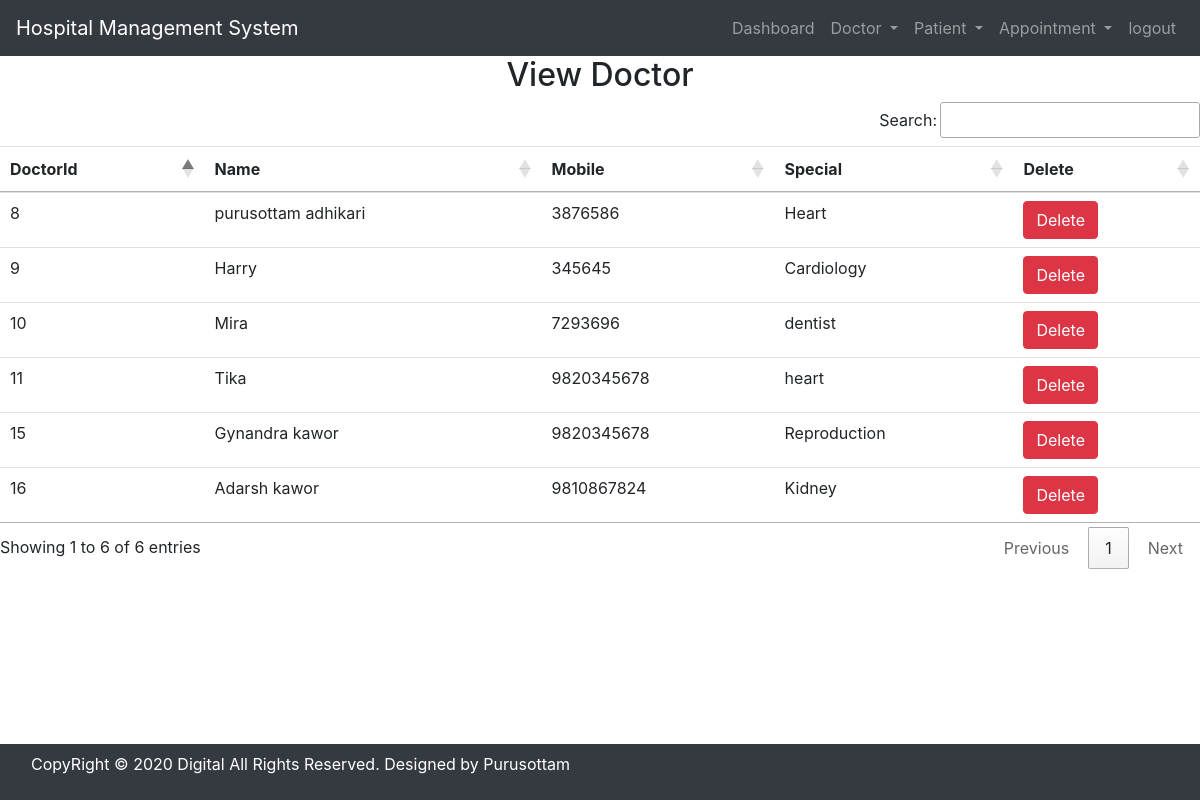
/view_doctor/ (signed in), run on the app's committed database.
### hospital/models.py (models this page shows, shortened)
class Doctor(models.Model):
    Name = models.CharField(max_length=50)
    mobile = models.IntegerField()
    special = models.CharField(max_length=50)

### hospital/views.py (the view)
# urls.py: path('view_doctor/', View_Doctor, name='view_doctor'),
def View_Doctor(request):
    if not request.user.is_staff:
        return redirect('login')
    doc = Doctor.objects.all()
    d = {'doc': doc}
    return render(request, 'view_doctor.html', d)

### hospital/templates/view_doctor.html
{% include 'base.html' %}
{% include 'navigation.html' %}
{% block content %}
<div>
    <h2 class="text-center">View Doctor</h2>
    <table id="example" class="table table-hover">
        <thead>
            <tr>
                <th>DoctorId</th>
                <th>Name</th>
                <th>Mobile</th>
                <th>Special</th>
                <th>Delete</th>
            </tr>
        </thead>
        <tbody>
            {% for i in doc %}
            <tr>
                <td>{{i.id}}</td>
                <td>{{i.Name}}</td>
                <td>{{i.mobile}}</td>
                <td>{{i.special}}</td>
                <td><a href="{% url 'delete_doctor' i.id %}"
                        onclick="return confirm('Are you sure you wannt to delete?')" class="btn btn-danger">Delete</a>
                </td>
            </tr>
            {% endfor %}
        </tbody>
    </table>
</div>
{% endblock content%}
{% include 'footer.html' %}

### hospital/templates/base.html (shortened to what this page needs)
{% load static %}
<!DOCTYPE html>
<html lang="en">
<head>
    <link rel="stylesheet" href="https://maxcdn.bootstrapcdn.com/bootstrap/4.5.2/css/bootstrap.min.css">
    <link rel="stylesheet" href="https://use.fontawesome.com/releases/v5.7.0/css/all.css">
    <link rel="stylesheet" type="text/css" href="{% static 'css/mystyle.css' %}">
    <link rel="stylesheet" href="https://cdn.datatables.net/1.10.22/css/jquery.dataTables.min.css" />
    <link rel="stylesheet" href="https://cdn.datatables.net/buttons/1.6.5/css/buttons.dataTables.min.css" />
</head>
<body>
</body>
</html>

### hospital/templates/navigation.html (shortened to what this page needs)
<nav class="navbar navbar-expand-lg navbar-dark bg-dark">
    <a class="navbar-brand" href="{% url 'home' %}">Hospital Management System</a>
    <div class="collapse navbar-collapse" id="navbarSupportedContent">
        <ul class="navbar-nav ml-auto">
            {% if request.user.is_staff %}
            <li class="nav-item">
                <a class="nav-link" href="{% url 'dashboard' %}">Dashboard <span class="sr-only">(current)</span></a>
            </li>
            <li class="nav-item dropdown">
                <a class="nav-link dropdown-toggle" href="#" id="navbarDropdown" role="button" data-toggle="dropdown"
                    aria-haspopup="true" aria-expanded="false">
                    Doctor
                </a>
            </li>
            <li class="nav-item dropdown">
                <a class="nav-link dropdown-toggle" href="#" id="navbarDropdown" role="button" data-toggle="dropdown"
                    aria-haspopup="true" aria-expanded="false">
                    Patient
                </a>
            </li>
            <li class="nav-item dropdown">
                <a class="nav-link dropdown-toggle" href="#" id="navbarDropdown" role="button" data-toggle="dropdown"
                    aria-haspopup="true" aria-expanded="false">
                    Appointment
                </a>
            </li>
            <li class="nav-item">
                <a class="nav-link" href="{% url 'logout_admin' %}">logout</a>
            </li>
            {% endif %}
        </ul>
    </div>
</nav>

### hospital/templates/footer.html
<nav class="navbar navbar-expand-sm bg-dark navbar-dark fixed-bottom mt-5">
    <div class="footer-bottom">
        <div class="container">
            <div class="row">
                <div class="col-sm-12 text-center">
                    <div class="copyright-text text-center">
                        <p class="text-white text-center">CopyRight © 2020 Digital All Rights Reserved. Designed by
                            Purusottam</p>
                    </div>
                </div>
            </div>
        </div>
    </div>
</nav>

### data on the page
Doctor: id "8", Name "purusottam adhikari", mobile "3876586", special "Heart"
Doctor: id "9", Name "Harry", mobile "345645", special "Cardiology"
Doctor: id "10", Name "Mira", mobile "7293696", special "dentist"
Doctor: id "11", Name "Tika", mobile "9820345678", special "heart"
Doctor: id "15", Name "Gynandra kawor", mobile "9820345678", special "Reproduction"
Doctor: id "16", Name "Adarsh kawor", mobile "9810867824", special "Kidney"
